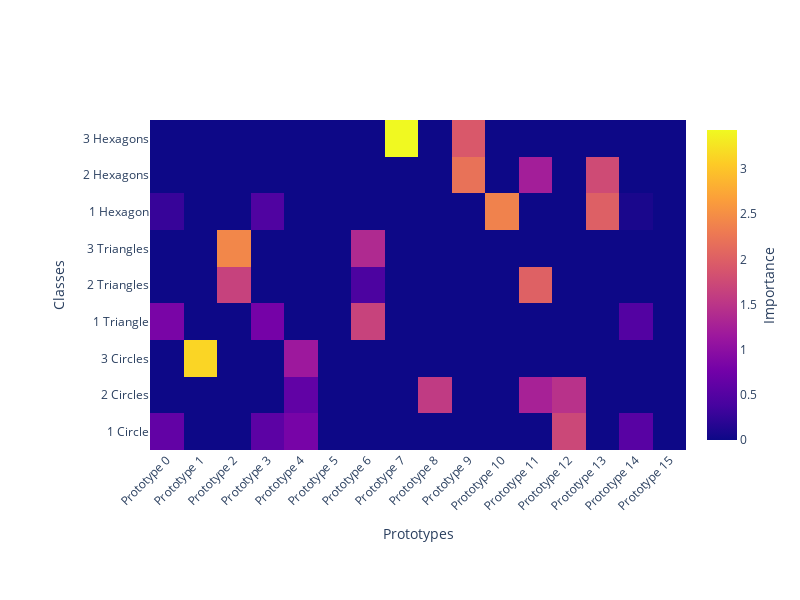

The cell this chart's notebook holds for it:
### Code cell
show_global_explanation(net, classes, output_path=run_vis_dir)

### Figure 1 — Plotly figure (JSON) as saved in the notebook; plotly's stock layout.template omitted (floating-point values rounded to 4 significant figures; data arrays with more than 128 entries replaced by an {"elided": "..."} marker saying what was removed)
{"data": [{"colorbar": {"title": {"side": "right", "text": "Importance"}}, "colorscale": [[0, "#0d0887"], [0.1111, "#46039f"], [0.2222, "#7201a8"], [0.3333, "#9c179e"], [0.4444, "#bd3786"], [0.5556, "#d8576b"], [0.6667, "#ed7953"], [0.7778, "#fb9f3a"], [0.8889, "#fdca26"], [1, "#f0f921"]], "hoverongaps": false, "hovertemplate": "Class: %{y}<br>%{x}<br>Importance: %{z:.3f}<extra></extra>", "type": "heatmap", "x": ["Prototype 0", "Prototype 1", "Prototype 2", "Prototype 3", "Prototype 4", "Prototype 5", "Prototype 6", "Prototype 7", "Prototype 8", "Prototype 9", "Prototype 10", "Prototype 11", "Prototype 12", "Prototype 13", "Prototype 14", "Prototype 15"], "y": ["1 Circle", "2 Circles", "3 Circles", "1 Triangle", "2 Triangles", "3 Triangles", "1 Hexagon", "2 Hexagons", "3 Hexagons"], "z": {"elided": "9x16 float values"}}], "layout": {"height": 600, "margin": {"b": 150, "l": 150, "r": 50, "t": 120}, "width": 800, "xaxis": {"tickangle": -45, "title": {"text": "Prototypes"}}, "yaxis": {"title": {"text": "Classes"}}}}
